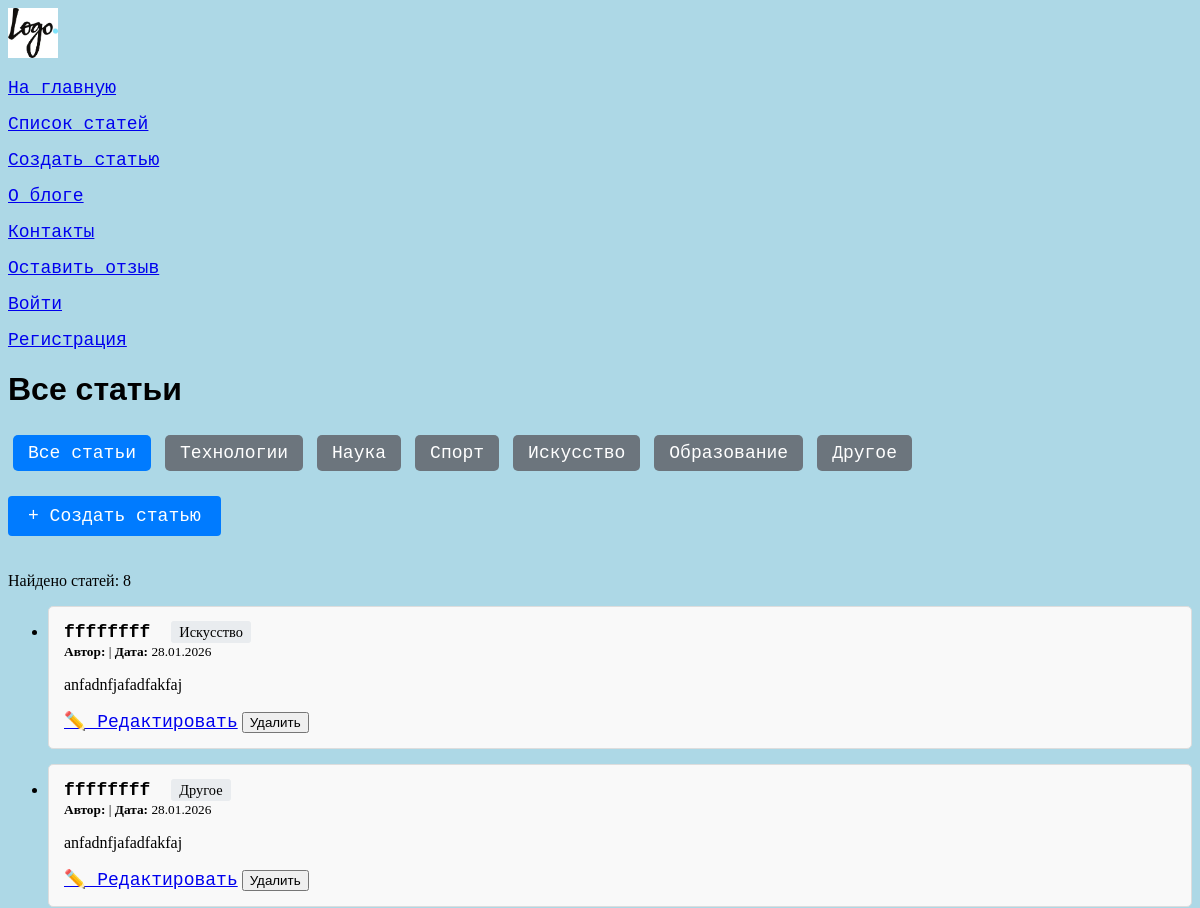
/articles (upper part), run on an earlier commit of the app's database.
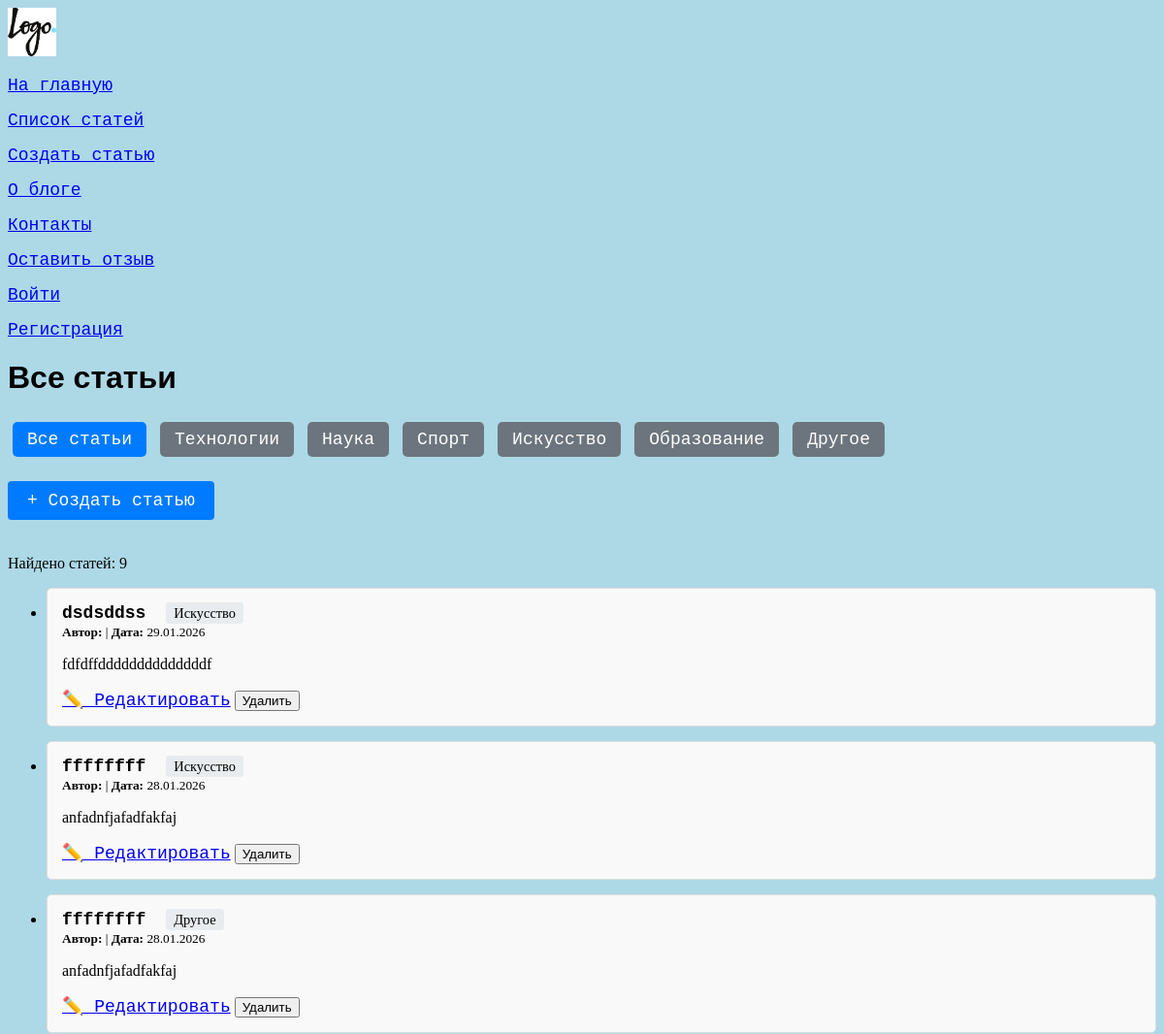
And on a later commit of the database.
### main/models.py (models this page shows, shortened)
class Article(models.Model):
    CATEGORY_CHOICES = [
        ('technology', 'Технологии'),
        ('science', 'Наука'),
        ('sport', 'Спорт'),
        ('art', 'Искусство'),
        ('education', 'Образование'),
        ('other', 'Другое'),
    ]
    title = models.CharField(max_length=30)
    text = models.TextField()
    created_date = models.DateTimeField(auto_now_add=True)
    user = models.ForeignKey(
        'auth.User',
        on_delete=models.CASCADE,
        related_name='articles'
    )
    category = models.CharField(
        max_length=20,
        choices=CATEGORY_CHOICES,
        default='other'
    )

### main/views.py (the view)
# urls.py: path('articles', views.articles, name="articles"),
def articles(request):
    articles_list = Article.objects.select_related('user').all().order_by('-created_date')
    context = {
        'articles': articles_list,
        'title': 'Все статьи',
        'today': timezone.now().date(),
        'category_choices': Article.CATEGORY_CHOICES,
    }
    return render(request, "articles.html", context)

### main/templates/articles.html (shortened to what this page needs)
<!DOCTYPE html>
{% load static %}
{% include "base.html" %}
<html>
<head>
    <link rel="stylesheet" href="{% static 'main/static/css/styles.css' %}">
</head>
<body>
    <h1>{{ title }}</h1>
    <div class="category-nav">
        <a href="{% url 'articles' %}"
           class="category-link {% if not category %}active{% endif %}">
            Все статьи
        </a>
        {% for code, name in category_choices %}
            <a href="{% url 'articles_by_category' code %}"
               class="category-link {% if category == code %}active{% endif %}">
                {{ name }}
            </a>
        {% endfor %}
    </div>
    <a href="{% url 'create_article' %}" class="create-link">+ Создать статью</a>
    {% if articles %}
        <p>Найдено статей: {{ articles|length }}</p>
        <ul class="article-list">
        {% for article in articles %}
            <li class="article-item">
                <a href="{% url 'article_detail' article.id %}" style="text-decoration: none; color: inherit;">
                    <strong>{{ article.title }}</strong>
                </a>
                <span class="article-category">{{ article.get_category_display }}</span>
                <br>
                <small>
                    <strong>Автор:</strong> {{ article.user.name }} |
                    <strong>Дата:</strong> {{ article.created_date|date:"d.m.Y" }}
                </small>
                <p>{{ article.text|truncatechars:150 }}</p>
                <div class="article-actions">
                    <a href="{% url 'edit_article' article.id %}" class="btn btn-edit">✏️ Редактировать</a>
                    <form action="{% url 'delete_article' article.id %}" method="POST" style="display: inline;">
                        <button type="submit" class="btn btn-delete"
                                onclick="return confirm('Удалить статью?')">
                            Удалить
                        </button>
                    </form>
                </div>
            </li>
        {% endfor %}
        </ul>
    {% endif %}
</body>
</html>

What changed in the data, as far as the page shows it:
added Article: title "dsdsddss", category "Искусство", created_date "29.01.2026", text "fdfdffddddddddddddddf"
Also different on the page:
{{ articles|length }}: "8" → "9"
